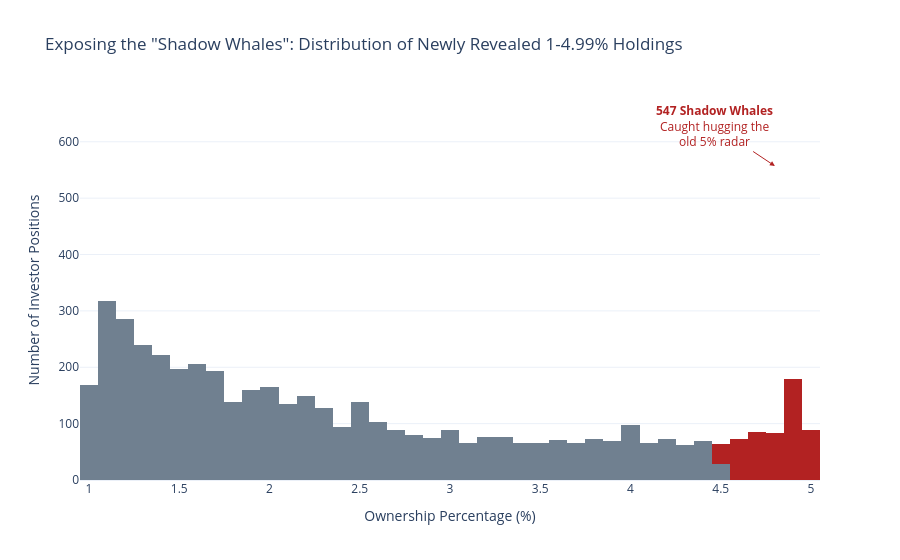

Write notebook code for a chart like this one.
### Code cell
import pandas as pd
import plotly.express as px

def analyze_shadow_whales(df):
    # --- 1. CLEANING ---
    df['PERCENTAGE'] = pd.to_numeric(
        df['PERCENTAGE'].astype(str).str.replace(',', '.'), errors='coerce'
    )
    df['TOTAL_HOLDING_SHARES'] = pd.to_numeric(
        df['TOTAL_HOLDING_SHARES'].astype(str).str.replace('.', '', regex=False).str.replace(',', '.', regex=False), errors='coerce'
    )
    
    # --- 2. ISOLATE THE NEWLY REVEALED BRACKET (1% to <5%) ---
    exposed_bracket = df[(df['PERCENTAGE'] >= 1.0) & (df['PERCENTAGE'] < 5.0)].copy()
    
    # Flag the "Shadow Whales" (those hugging the old 5% line, e.g., 4.5% to 4.99%)
    exposed_bracket['IS_SHADOW_WHALE'] = exposed_bracket['PERCENTAGE'] >= 4.5
    
    # --- 3. PLOT THE DISTRIBUTION ---
    fig = px.histogram(
        exposed_bracket,
        x='PERCENTAGE',
        nbins=40, # Creates bins of roughly 0.1% each
        color='IS_SHADOW_WHALE',
        color_discrete_map={True: '#B22222', False: '#708090'}, # Firebrick Red vs Slate Gray
        title='Exposing the "Shadow Whales": Distribution of Newly Revealed 1-4.99% Holdings',
        hover_data=['ISSUER_NAME', 'INVESTOR_NAME', 'TOTAL_HOLDING_SHARES']
    )
    
    # Calculate stats for annotation
    shadow_count = exposed_bracket['IS_SHADOW_WHALE'].sum()
    shadow_volume = exposed_bracket.loc[exposed_bracket['IS_SHADOW_WHALE'], 'TOTAL_HOLDING_SHARES'].sum()
    
    # Make it look good
    fig.update_layout(
        barmode='stack',
        xaxis_title='Ownership Percentage (%)',
        yaxis_title='Number of Investor Positions',
        showlegend=False,
        template='plotly_white'
    )
    
    # Add annotation pointing to the 4.5-4.99% cluster
    fig.add_annotation(
        x=4.8, y=shadow_count + 10,
        text=f"<b>{shadow_count} Shadow Whales</b><br>Caught hugging the<br>old 5% radar",
        showarrow=True, arrowhead=2, arrowcolor="#B22222",
        font=dict(color="#B22222"), ax=-60, ay=-40
    )
    
    fig.show()
    
    # Print summary statistics
    print("--- THE SHADOW WHALE IMPACT ---")
    print(f"Total positions exposed between 1% and 4.99%: {len(exposed_bracket)}")
    print(f"Positions caught specifically between 4.5% and 4.99%: {shadow_count}")
    print(f"Total share volume exposed in the 4.5-4.99% bracket: {shadow_volume:,.0f} shares")

    fig.write_image("images/shadow_whales.png")


# Run the analysis
df = pd.read_csv("cleaned_ownership_data.csv")
analyze_shadow_whales(df)

### Figure 1 — Plotly figure (JSON) as saved in the notebook; plotly's stock layout.template omitted (floating-point values rounded to 4 significant figures; data arrays with more than 128 entries replaced by an {"elided": "..."} marker saying what was removed)
{"data": [{"bingroup": "x", "hovertemplate": "IS_SHADOW_WHALE=False<br>PERCENTAGE=%{x}<br>count=%{y}<extra></extra>", "legendgroup": "False", "marker": {"color": "#708090", "pattern": {"shape": ""}}, "name": "False", "nbinsx": 40, "orientation": "v", "showlegend": true, "type": "histogram", "x": {"elided": "4395 float values"}, "xaxis": "x", "yaxis": "y"}, {"bingroup": "x", "hovertemplate": "IS_SHADOW_WHALE=True<br>PERCENTAGE=%{x}<br>count=%{y}<extra></extra>", "legendgroup": "True", "marker": {"color": "#B22222", "pattern": {"shape": ""}}, "name": "True", "nbinsx": 40, "orientation": "v", "showlegend": true, "type": "histogram", "x": {"elided": "547 float values"}, "xaxis": "x", "yaxis": "y"}], "layout": {"annotations": [{"arrowcolor": "#B22222", "arrowhead": 2, "ax": -60, "ay": -40, "font": {"color": "#B22222"}, "showarrow": true, "text": "<b>547 Shadow Whales</b><br>Caught hugging the<br>old 5% radar", "x": 4.8, "y": 557}], "barmode": "stack", "legend": {"title": {"text": "IS_SHADOW_WHALE"}, "tracegroupgap": 0}, "showlegend": false, "title": {"text": "Exposing the \"Shadow Whales\": Distribution of Newly Revealed 1-4.99% Holdings"}, "xaxis": {"anchor": "y", "domain": [0, 1], "title": {"text": "Ownership Percentage (%)"}}, "yaxis": {"anchor": "x", "domain": [0, 1], "title": {"text": "Number of Investor Positions"}}}}
